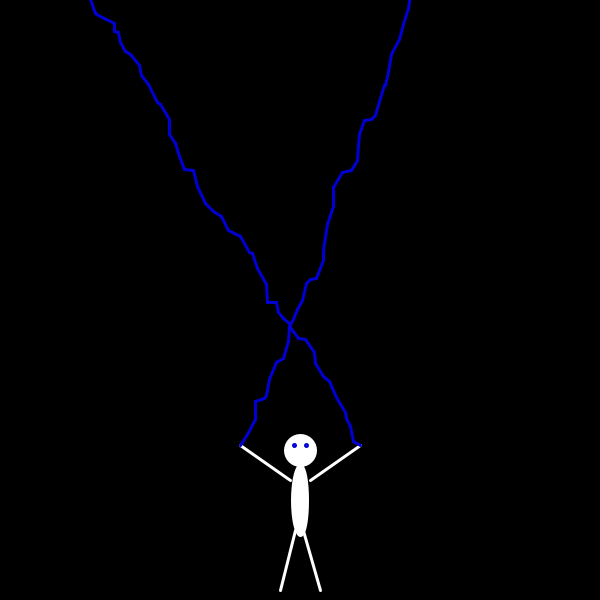
Frame 1 (no input)
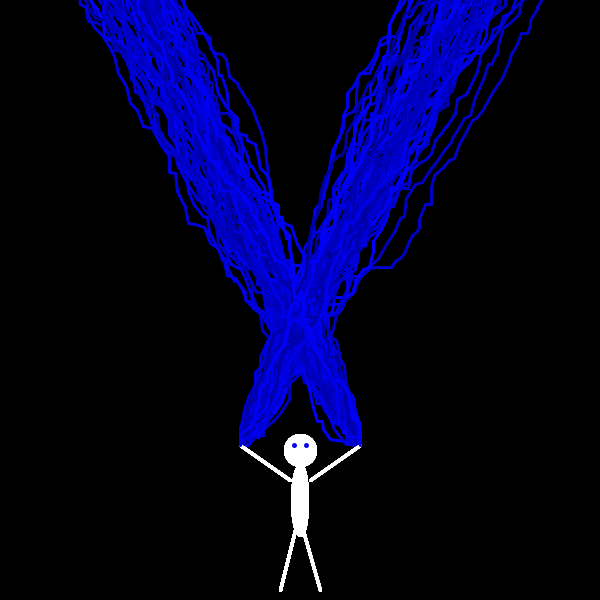
Frame 60 (the mouse pressed at the canvas centre just before this capture)
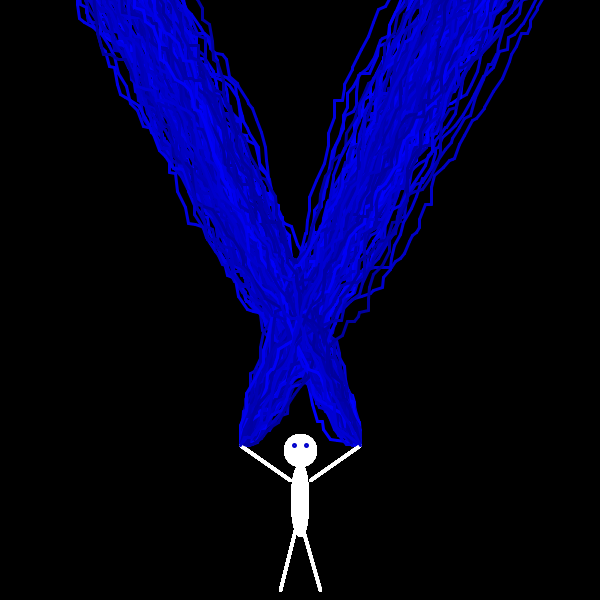
Frame 120 (the mouse held since frame 60 and released just before this capture)

The Processing sketch that drew these frames (run headless with seeded random() and noise(); from frame 60 on, the mouse is pressed at the canvas centre):

// Processing sketch: lightingWood
// ── lightingWood.pde
float startX=240;
float startY=445;
float endX=240;
float endY=0;
float startX2=360;
float startY2=445;
float endX2=360;
float endY2=0;

void setup()
{
    size(600,600);
    strokeWeight(3);
    background(0);
}

void draw()
{
  //Stickman
  stroke(255,255,255);fill(255,255,255);
  ellipse(300,450,30,30);line(290,480,240,445);ellipse(300,500,15,70);
  line(310,480,360,445);line(300,520,320,590);line(295,530,280,590);
  //random shade/tint of bue
  stroke(0,0,(int)(Math.random()*100)+155);fill(0,0,(int)(Math.random()*80)+175);
  //eyes
  ellipse(294,445,2,2);ellipse(306,445,2,2);
  //lighting
  if(1==1){
  while(endX<600){
    endX=startX+(int)(Math.random()*10);
    endY=startY+(int)(Math.random()*-19);
    line(startX,startY,endX,endY);
    startX=endX;
    startY=endY;
    endX2=startX2+(int)(Math.random()*-10);
    endY2=startY2+(int)(Math.random()*-19);
    line(startX2,startY2,endX2,endY2);
    startX2=endX2;
    startY2=endY2;
  }
  startX=240;
  startY=445;
  endX=240;
  endY=0;
  startX2=360;
  startY2=445;
  endX2=360;
  endY2=0;
  }
}
void mousePressed()
{
  //reseting lighting for another strike
  startX=240;
  startY=445;
  endX=240;
  endY=0;
  startX2=360;
  startY2=445;
  endX2=360;
  endY2=0;
}
{System.out.println("");}
